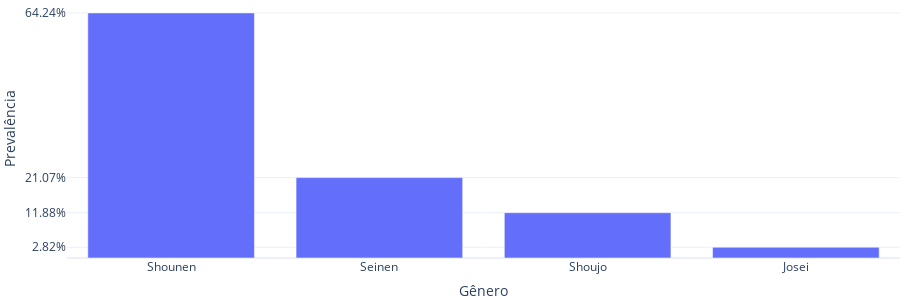

The notebook cell saved with this chart:
### Markdown cell above
- **Josei** para o mulheres;

### Code cell
# 
target_genres = ["Shounen", "Shoujo", "Seinen", "Josei"]

temp = profiles[target_genres].sum().reset_index()
temp.columns = ("Gênero", "Prevalência")
temp["Prevalência"] = temp["Prevalência"]\
    .apply(lambda x: x/temp["Prevalência"].sum() *100)
temp.sort_values(by="Prevalência", inplace=True, ascending=False)

layout = go.Layout(yaxis=dict(tickformat=".2%"))
fig = px.bar(temp, *temp.columns, template="plotly_white")
fig.update_yaxes(
    tickvals=temp["Prevalência"], 
    ticktext=["{:.2f}%".format(x) for x in temp["Prevalência"]]
)
fig.update_layout(height=300, width=900, margin={"t":0, "b":0, "l":0, "r":0})
fig.show(config={"displayModeBar": False})

### Figure 1 — Plotly figure (JSON) as saved in the notebook; plotly's stock layout.template omitted (floating-point values rounded to 4 significant figures)
{"data": [{"alignmentgroup": "True", "hovertemplate": "Gênero=%{x}<br>Prevalência=%{y}<extra></extra>", "legendgroup": "", "marker": {"color": "#636efa", "pattern": {"shape": ""}}, "name": "", "offsetgroup": "", "orientation": "v", "showlegend": false, "textposition": "auto", "type": "bar", "x": ["Shounen", "Seinen", "Shoujo", "Josei"], "xaxis": "x", "y": [64.24, 21.07, 11.88, 2.819], "yaxis": "y"}], "layout": {"barmode": "relative", "height": 300, "legend": {"tracegroupgap": 0}, "margin": {"b": 0, "l": 0, "r": 0, "t": 0}, "width": 900, "xaxis": {"anchor": "y", "autorange": true, "domain": [0, 1], "range": [-0.5, 3.5], "title": {"text": "Gênero"}, "type": "category"}, "yaxis": {"anchor": "x", "autorange": true, "domain": [0, 1], "range": [0, 67.62], "ticktext": ["64.24%", "21.07%", "11.88%", "2.82%"], "tickvals": [64.24, 21.07, 11.88, 2.819], "title": {"text": "Prevalência"}, "type": "linear"}}}
